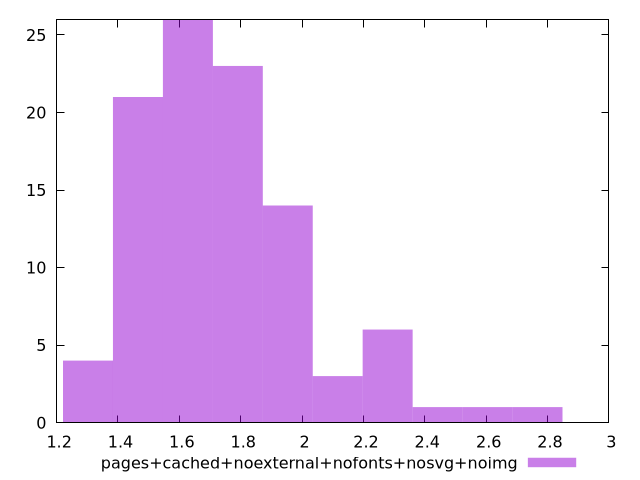

Write gnuplot code to recreate this figure.
$_pagesCachedNoexternalNofontsNosvgNoimg <<EOF
1.9533964775477393 14
1.6278303979564492 26
1.4650473581608043 21
2.116179517343384 3
2.767311676525964 1
2.604528636730319 1
1.3022643183651594 4
1.7906134377520941 23
2.278962557139029 6
2.4417455969346737 1
EOF
set key outside below
set terminal pngcairo
set output "report_00005_2020-11-02T22-26-11.212Z/server-response-time/pages+cached+noexternal+nofonts+nosvg+noimg//raw_hist.png"
set yrange [0:26]
set boxwidth 0.16278303979564493
set style fill transparent solid 0.5 noborder
plot $_pagesCachedNoexternalNofontsNosvgNoimg title "pages+cached+noexternal+nofonts+nosvg+noimg" with boxes ,
